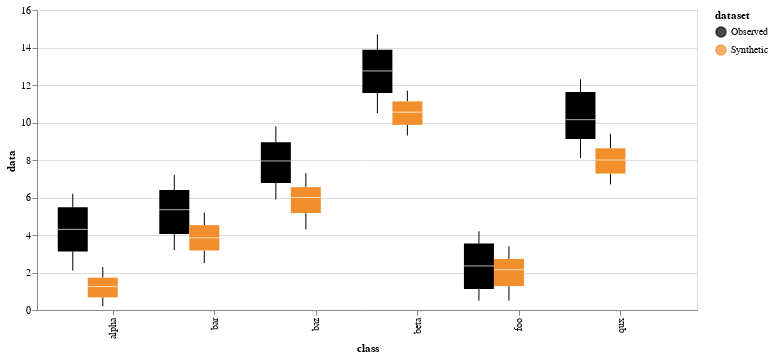

Notebook cell for this chart:
### Code cell
plot_marginal_numerical_categorical(observed_df, synthetic_df, "class", "data", 30)

### Figure 1 — Vega specification as saved in the notebook (floating-point values rounded to 4 significant figures)
{"$schema": "https://vega.github.io/schema/vega/v5.json", "data": [{"name": "source_0"}, {"name": "data_0"}, {"name": "data_1", "values": []}, {"name": "data_2"}, {"name": "data_3", "values": [{"class": "foo", "dataset": "Observed", "lower_box_data": 1.125, "lower_whisker_data": 0.5, "upper_whisker_data": 4.2}, {"class": "bar", "dataset": "Observed", "lower_box_data": 4.05, "lower_whisker_data": 3.2, "upper_whisker_data": 7.2}, {"class": "baz", "dataset": "Observed", "lower_box_data": 6.775, "lower_whisker_data": 5.9, "upper_whisker_data": 9.8}, {"class": "qux", "dataset": "Observed", "lower_box_data": 9.125, "lower_whisker_data": 8.1, "upper_whisker_data": 12.3}, {"class": "alpha", "dataset": "Observed", "lower_box_data": 3.125, "lower_whisker_data": 2.1, "upper_whisker_data": 6.2}, {"class": "beta", "dataset": "Observed", "lower_box_data": 11.57, "lower_whisker_data": 10.5, "upper_whisker_data": 14.7}, {"class": "foo", "dataset": "Synthetic", "lower_box_data": 1.275, "lower_whisker_data": 0.5, "upper_whisker_data": 3.4}, {"class": "bar", "dataset": "Synthetic", "lower_box_data": 3.175, "lower_whisker_data": 2.5, "upper_whisker_data": 5.2}, {"class": "baz", "dataset": "Synthetic", "lower_box_data": 5.175, "lower_whisker_data": 4.3, "upper_whisker_data": 7.3}, {"class": "qux", "dataset": "Synthetic", "lower_box_data": 7.275, "lower_whisker_data": 6.7, "upper_whisker_data": 9.4}, {"class": "alpha", "dataset": "Synthetic", "lower_box_data": 0.675, "lower_whisker_data": 0.2, "upper_whisker_data": 2.3}, {"class": "beta", "dataset": "Synthetic", "lower_box_data": 9.875, "lower_whisker_data": 9.3, "upper_whisker_data": 11.7}]}, {"name": "data_4", "values": [{"class": "foo", "dataset": "Observed", "lower_whisker_data": 0.5, "upper_box_data": 3.55, "upper_whisker_data": 4.2}, {"class": "bar", "dataset": "Observed", "lower_whisker_data": 3.2, "upper_box_data": 6.4, "upper_whisker_data": 7.2}, {"class": "baz", "dataset": "Observed", "lower_whisker_data": 5.9, "upper_box_data": 8.95, "upper_whisker_data": 9.8}, {"class": "qux", "dataset": "Observed", "lower_whisker_data": 8.1, "upper_box_data": 11.62, "upper_whisker_data": 12.3}, {"class": "alpha", "dataset": "Observed", "lower_whisker_data": 2.1, "upper_box_data": 5.475, "upper_whisker_data": 6.2}, {"class": "beta", "dataset": "Observed", "lower_whisker_data": 10.5, "upper_box_data": 13.88, "upper_whisker_data": 14.7}, {"class": "foo", "dataset": "Synthetic", "lower_whisker_data": 0.5, "upper_box_data": 2.725, "upper_whisker_data": 3.4}, {"class": "bar", "dataset": "Synthetic", "lower_whisker_data": 2.5, "upper_box_data": 4.525, "upper_whisker_data": 5.2}, {"class": "baz", "dataset": "Synthetic", "lower_whisker_data": 4.3, "upper_box_data": 6.55, "upper_whisker_data": 7.3}, {"class": "qux", "dataset": "Synthetic", "lower_whisker_data": 6.7, "upper_box_data": 8.625, "upper_whisker_data": 9.4}, {"class": "alpha", "dataset": "Synthetic", "lower_whisker_data": 0.2, "upper_box_data": 1.725, "upper_whisker_data": 2.3}, {"class": "beta", "dataset": "Synthetic", "lower_whisker_data": 9.3, "upper_box_data": 11.12, "upper_whisker_data": 11.7}]}, {"name": "data_5"}, {"name": "data_6", "values": [{"class": "foo", "dataset": "Observed", "lower_box_data": 1.125, "max_data": 4.2, "mid_box_data": 2.35, "min_data": 0.5, "upper_box_data": 3.55}, {"class": "bar", "dataset": "Observed", "lower_box_data": 4.05, "max_data": 7.2, "mid_box_data": 5.35, "min_data": 3.2, "upper_box_data": 6.4}, {"class": "baz", "dataset": "Observed", "lower_box_data": 6.775, "max_data": 9.8, "mid_box_data": 7.95, "min_data": 5.9, "upper_box_data": 8.95}, {"class": "qux", "dataset": "Observed", "lower_box_data": 9.125, "max_data": 12.3, "mid_box_data": 10.15, "min_data": 8.1, "upper_box_data": 11.62}, {"class": "alpha", "dataset": "Observed", "lower_box_data": 3.125, "max_data": 6.2, "mid_box_data": 4.3, "min_data": 2.1, "upper_box_data": 5.475}, {"class": "beta", "dataset": "Observed", "lower_box_data": 11.57, "max_data": 14.7, "mid_box_data": 12.75, "min_data": 10.5, "upper_box_data": 13.88}, {"class": "foo", "dataset": "Synthetic", "lower_box_data": 1.275, "max_data": 3.4, "mid_box_data": 2.15, "min_data": 0.5, "upper_box_data": 2.725}, {"class": "bar", "dataset": "Synthetic", "lower_box_data": 3.175, "max_data": 5.2, "mid_box_data": 3.85, "min_data": 2.5, "upper_box_data": 4.525}, {"class": "baz", "dataset": "Synthetic", "lower_box_data": 5.175, "max_data": 7.3, "mid_box_data": 6.0, "min_data": 4.3, "upper_box_data": 6.55}, {"class": "qux", "dataset": "Synthetic", "lower_box_data": 7.275, "max_data": 9.4, "mid_box_data": 8.0, "min_data": 6.7, "upper_box_data": 8.625}, {"class": "alpha", "dataset": "Synthetic", "lower_box_data": 0.675, "max_data": 2.3, "mid_box_data": 1.25, "min_data": 0.2, "upper_box_data": 1.725}, {"class": "beta", "dataset": "Synthetic", "lower_box_data": 9.875, "max_data": 11.7, "mid_box_data": 10.55, "min_data": 9.3, "upper_box_data": 11.12}]}, {"name": "data_7", "values": [{"class": "foo", "dataset": "Observed", "lower_box_data": 1.125, "max_data": 4.2, "mid_box_data": 2.35, "min_data": 0.5, "upper_box_data": 3.55}, {"class": "bar", "dataset": "Observed", "lower_box_data": 4.05, "max_data": 7.2, "mid_box_data": 5.35, "min_data": 3.2, "upper_box_data": 6.4}, {"class": "baz", "dataset": "Observed", "lower_box_data": 6.775, "max_data": 9.8, "mid_box_data": 7.95, "min_data": 5.9, "upper_box_data": 8.95}, {"class": "qux", "dataset": "Observed", "lower_box_data": 9.125, "max_data": 12.3, "mid_box_data": 10.15, "min_data": 8.1, "upper_box_data": 11.62}, {"class": "alpha", "dataset": "Observed", "lower_box_data": 3.125, "max_data": 6.2, "mid_box_data": 4.3, "min_data": 2.1, "upper_box_data": 5.475}, {"class": "beta", "dataset": "Observed", "lower_box_data": 11.57, "max_data": 14.7, "mid_box_data": 12.75, "min_data": 10.5, "upper_box_data": 13.88}, {"class": "foo", "dataset": "Synthetic", "lower_box_data": 1.275, "max_data": 3.4, "mid_box_data": 2.15, "min_data": 0.5, "upper_box_data": 2.725}, {"class": "bar", "dataset": "Synthetic", "lower_box_data": 3.175, "max_data": 5.2, "mid_box_data": 3.85, "min_data": 2.5, "upper_box_data": 4.525}, {"class": "baz", "dataset": "Synthetic", "lower_box_data": 5.175, "max_data": 7.3, "mid_box_data": 6.0, "min_data": 4.3, "upper_box_data": 6.55}, {"class": "qux", "dataset": "Synthetic", "lower_box_data": 7.275, "max_data": 9.4, "mid_box_data": 8.0, "min_data": 6.7, "upper_box_data": 8.625}, {"class": "alpha", "dataset": "Synthetic", "lower_box_data": 0.675, "max_data": 2.3, "mid_box_data": 1.25, "min_data": 0.2, "upper_box_data": 1.725}, {"class": "beta", "dataset": "Synthetic", "lower_box_data": 9.875, "max_data": 11.7, "mid_box_data": 10.55, "min_data": 9.3, "upper_box_data": 11.12}]}, {"name": "data_1_x_domain_class_0", "values": []}, {"name": "data_3_x_domain_class_1", "values": [{"class": "foo"}, {"class": "bar"}, {"class": "baz"}, {"class": "qux"}, {"class": "alpha"}, {"class": "beta"}]}, {"name": "data_4_x_domain_class_2", "values": [{"class": "foo"}, {"class": "bar"}, {"class": "baz"}, {"class": "qux"}, {"class": "alpha"}, {"class": "beta"}]}, {"name": "data_6_x_domain_class_3", "values": [{"class": "foo"}, {"class": "bar"}, {"class": "baz"}, {"class": "qux"}, {"class": "alpha"}, {"class": "beta"}]}, {"name": "data_7_x_domain_class_4", "values": [{"class": "foo"}, {"class": "bar"}, {"class": "baz"}, {"class": "qux"}, {"class": "alpha"}, {"class": "beta"}]}], "marks": [{"type": "symbol", "name": "layer_0_layer_0_marks", "from": {"data": "data_1"}, "encode": {"update": {"opacity": {"value": 0.7}, "fill": {"value": "transparent"}, "stroke": {"field": "dataset", "scale": "color"}, "x": {"field": "class", "scale": "x", "offset": {"field": "dataset", "scale": "xOffset", "band": 0.5}}, "y": {"field": "data", "scale": "y"}}}, "style": ["point", "boxplot-outliers"]}, {"type": "rule", "name": "layer_0_layer_1_layer_0_marks", "from": {"data": "data_3"}, "encode": {"update": {"x": {"field": "class", "scale": "x", "offset": {"field": "dataset", "scale": "xOffset", "band": 0.5}}, "stroke": {"value": "black"}, "y": {"field": "lower_whisker_data", "scale": "y"}, "tooltip": {"signal": "{\"Upper Whisker of data\": format(datum[\"upper_whisker_data\"], \"\"), \"Lower Whisker of data\": format(datum[\"lower_whisker_data\"], \"\"), \"dataset\": isValid(datum[\"dataset\"]) ? datum[\"dataset\"] : \"\"+datum[\"dataset\"], \"class\": isValid(datum[\"class\"]) ? datum[\"class\"] : \"\"+datum[\"class\"]}"}, "y2": {"field": "lower_box_data", "scale": "y"}}}, "aria": false, "style": ["rule", "boxplot-rule"]}, {"type": "rule", "name": "layer_0_layer_1_layer_1_marks", "from": {"data": "data_4"}, "encode": {"update": {"stroke": {"value": "black"}, "x": {"field": "class", "scale": "x", "offset": {"field": "dataset", "scale": "xOffset", "band": 0.5}}, "y": {"field": "upper_box_data", "scale": "y"}, "tooltip": {"signal": "{\"Upper Whisker of data\": format(datum[\"upper_whisker_data\"], \"\"), \"Lower Whisker of data\": format(datum[\"lower_whisker_data\"], \"\"), \"dataset\": isValid(datum[\"dataset\"]) ? datum[\"dataset\"] : \"\"+datum[\"dataset\"], \"class\": isValid(datum[\"class\"]) ? datum[\"class\"] : \"\"+datum[\"class\"]}"}, "y2": {"field": "upper_whisker_data", "scale": "y"}}}, "style": ["rule", "boxplot-rule"], "aria": false}, {"type": "rect", "name": "layer_1_layer_0_marks", "from": {"data": "data_6"}, "encode": {"update": {"y2": {"field": "upper_box_data", "scale": "y"}, "width": {"value": 30}, "tooltip": {"signal": "{\"Max of data\": format(datum[\"max_data\"], \"\"), \"Q3 of data\": format(datum[\"upper_box_data\"], \"\"), \"Median of data\": format(datum[\"mid_box_data\"], \"\"), \"Q1 of data\": format(datum[\"lower_box_data\"], \"\"), \"Min of data\": format(datum[\"min_data\"], \"\"), \"dataset\": isValid(datum[\"dataset\"]) ? datum[\"dataset\"] : \"\"+datum[\"dataset\"], \"class\": isValid(datum[\"class\"]) ? datum[\"class\"] : \"\"+datum[\"class\"]}"}, "xc": {"field": "class", "scale": "x", "offset": {"field": "dataset", "scale": "xOffset", "band": 0.5}}, "y": {"field": "lower_box_data", "scale": "y"}, "fill": {"field": "dataset", "scale": "color"}}}, "style": ["bar", "boxplot-box"]}, {"type": "rect", "name": "layer_1_layer_1_marks", "from": {"data": "data_7"}, "encode": {"update": {"xc": {"field": "class", "scale": "x", "offset": {"field": "dataset", "scale": "xOffset", "band": 0.5}}, "opacity": {"value": 0.7}, "height": {"value": 1}, "width": {"value": 30}, "fill": [{"field": "dataset", "scale": "color", "test": "datum['lower_box_data'] >= datum['upper_box_data']"}, {"value": "white"}], "yc": {"field": "mid_box_data", "scale": "y"}, "tooltip": {"signal": "{\"Max of data\": format(datum[\"max_data\"], \"\"), \"Q3 of data\": format(datum[\"upper_box_data\"], \"\"), \"Median of data\": format(datum[\"mid_box_data\"], \"\"), \"Q1 of data\": format(datum[\"lower_box_data\"], \"\"), \"Min of data\": format(datum[\"min_data\"], \"\"), \"dataset\": isValid(datum[\"dataset\"]) ? datum[\"dataset\"] : \"\"+datum[\"dataset\"], \"class\": isValid(datum[\"class\"]) ? datum[\"class\"] : \"\"+datum[\"class\"]}"}}}, "aria": false, "style": ["tick", "boxplot-median"]}], "scales": [{"name": "x", "type": "band", "domain": {"fields": [{"data": "data_1_x_domain_class_0", "field": "class"}, {"data": "data_3_x_domain_class_1", "field": "class"}, {"data": "data_4_x_domain_class_2", "field": "class"}, {"data": "data_6_x_domain_class_3", "field": "class"}, {"data": "data_7_x_domain_class_4", "field": "class"}], "sort": true}, "range": [0, {"signal": "width"}], "padding": 0.5}, {"name": "y", "type": "linear", "domain": {"fields": [{"data": "data_1", "field": "data"}, {"data": "data_3", "field": "lower_whisker_data"}, {"data": "data_3", "field": "lower_box_data"}, {"data": "data_4", "field": "upper_box_data"}, {"data": "data_4", "field": "upper_whisker_data"}, {"data": "data_6", "field": "lower_box_data"}, {"data": "data_6", "field": "upper_box_data"}, {"data": "data_7", "field": "mid_box_data"}]}, "range": [{"signal": "height"}, 0], "zero": true, "nice": true}, {"name": "xOffset", "type": "band", "domain": ["Observed", "Synthetic"], "range": [-30, 30]}, {"name": "color", "type": "ordinal", "domain": ["Observed", "Synthetic"], "range": ["#000000", "#f28e2b"]}], "axes": [{"scale": "y", "maxExtent": 0, "gridScale": "x", "labels": false, "grid": true, "tickCount": {"signal": "ceil(height/40)"}, "minExtent": 0, "ticks": false, "orient": "left", "domain": false, "zindex": 0, "aria": false}, {"scale": "x", "labelAngle": 270, "labelBaseline": "middle", "zindex": 0, "grid": false, "orient": "bottom", "title": "class", "labelAlign": "right"}, {"scale": "y", "grid": false, "labelOverlap": true, "tickCount": {"signal": "ceil(height/40)"}, "zindex": 0, "orient": "left", "title": "data"}], "background": "white", "width": 660, "padding": 5, "style": "cell", "legends": [{"stroke": "color", "symbolType": "circle", "title": "dataset", "encode": {"symbols": {"update": {"opacity": {"value": 0.7}}}}, "fill": "color"}], "height": 300}
